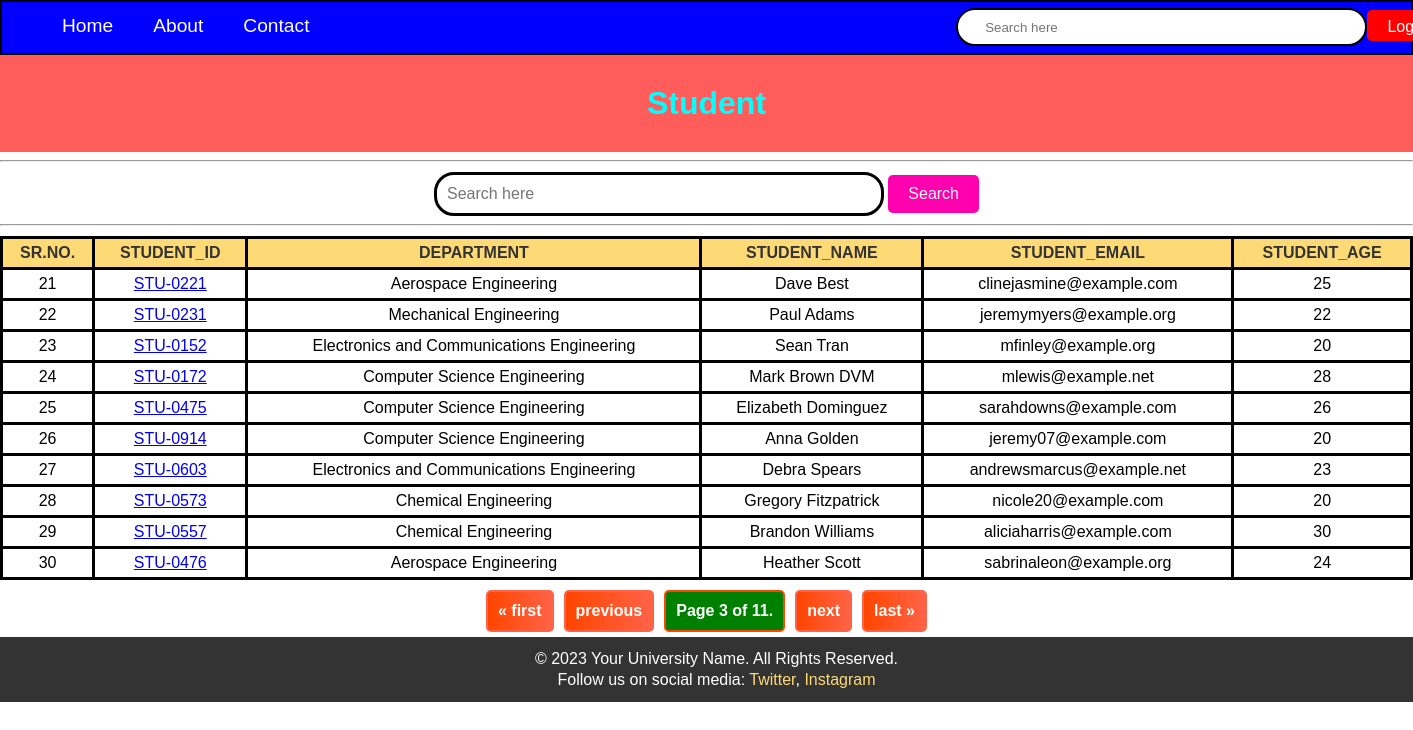
/student?page=3, run on the app's committed database.
### vegi/models.py (models this page shows, shortened)
class Student(models.Model):
    department = models.ForeignKey(
        Department, related_name="depart", on_delete=models.CASCADE
    )
    student_id = models.OneToOneField(
        StudentID, related_name="studentid", on_delete=models.SET_NULL, null=True
    )
    student_name = models.CharField(max_length=100)
    student_email = models.EmailField(unique=True)
    student_age = models.IntegerField(default=18)
    student_address = models.TextField()
    is_deleted = models.BooleanField(default=False)
    objects = StudentManager()
    admin_objects = models.Manager()
    class Meta:
        ordering = ["student_name"]
        verbose_name = "student"

class StudentID(models.Model):
    student_id = models.CharField(max_length=100)
    def __str__(self) -> str:
        return self.student_id

class Department(models.Model):
    department = models.CharField(max_length=100)
    class Meta:
        ordering = ["department"]

### vegi/views.py (the view, shortened to what this page needs)
# urls.py: path("student", get_students, name="get_students"),
def get_students(request):
    queryset = Student.objects.annotate(
        total_marks=Sum("studentmarks__marks")
    ).order_by("-total_marks")
    paginator = Paginator(queryset, 10)
    page_number = request.GET.get("page", 1)
    try:
        page_obj = paginator.page(page_number)
    except PageNotAnInteger:
        page_obj = paginator.page(1)
    except EmptyPage:
        page_obj = paginator.page(paginator.num_pages)
    return render(
        request, "report/student.html", {"page_obj": page_obj, "heading": "Student"}
    )

### vegi/models.py (called while the page is built)
    def get_queryset(self):
        return super().get_queryset().filter(is_deleted=False)

### vegi/templates/report/student.html (shortened to what this page needs)
{% extends 'base.html' %}
{% block start %}
  <header>
    <nav>
      <ul>
        <li>
          <a href="student">Home</a>
        </li>
        <li>About</li>
        <li>Contact</li>
      </ul>
      <div class="search">
        <input type="text" placeholder="Search here" />
      </div>
      <div class="logout-btn">
        <a href="/logout" class="btn btn-success">Logout</a>
      </div>
    </nav>
  </header>
  <main>
    <h1>Student</h1>
  </main>
  <hr />
  <div class="search-section">
    <form>
      <div class="search">
        <input type="text" name="search" placeholder="Search here" />
        <button type="submit" class="btn btn-primary">Search</button>
      </div>
    </form>
  </div>
  <hr />
  <table>
    <thead>
      <tr>
        <th>Sr.no.</th>
        <th>student_id</th>
        <th>department</th>
        <th>student_name</th>
        <th>student_email</th>
        <th>student_age</th>
      </tr>
    </thead>
    <tbody>
      {% for student in page_obj %}
        <tr>
          <td>{{ page_obj.start_index|add:forloop.counter0 }}</td>
          <td>
            <a href="{% url 'see_marks' student.student_id %}">{{ student.student_id }}</a>
          </td>
          <td>{{ student.department.department }}</td>
          <td>{{ student.student_name }}</td>
          <td>{{ student.student_email }}</td>
          <td>{{ student.student_age }}</td>
        </tr>
      {% endfor %}
    </tbody>
  </table>
  <div class="pagination">
    <span class="step-links">
      {% if page_obj.has_previous %}
        <a href="?page=1">&laquo; first</a>
        <a href="?page={{ page_obj.previous_page_number }}">previous</a>
      {% endif %}
      <span class="current">Page {{ page_obj.number }} of {{ page_obj.paginator.num_pages }}.</span>
      {% if page_obj.has_next %}
        <a href="?page={{ page_obj.next_page_number }}">next</a>
        <a href="?page={{ page_obj.paginator.num_pages }}">last &raquo;</a>
      {% endif %}
    </span>
  </div>
  <footer>
    <p>&copy; 2023 Your University Name. All Rights Reserved.</p>
    <p>
      Follow us on social media:
      <a href="https://twitter.com" target="_blank">Twitter</a>,
      <a href="https://www.instagram.com/" target="_blank">Instagram</a>
    </p>
  </footer>
{% endblock %}

### vegi/templates/report/student.html (style rules this page uses)
header { height: 51px; background-color: blue; border: 2px solid rgb(0, 0, 0); animation: slideInNav 1s ease-out; }
nav { display: flex; justify-content: space-between; align-items: center; }
nav ul, nav a { height: 15px; display: flex; justify-content: left; align-items: center; margin-left: 0; text-decoration: none; color: white; }
nav ul li { font-size: larger; padding: 0 20px; list-style-type: none; display: flex; justify-content: flex-start; color: white; margin: 0; }
nav .search { display: flex; align-items: center; margin-right: auto; }
nav .search input { width: 25vw; height: 30px; padding: 2px 27px; border: 2px solid black; border-radius: 25px; margin: 5px 0px 2px 47em; }
nav .btn-success { background-color: rgb(255, 0, 0); color: #fff; padding: 8px 20px; text-decoration: none; border-radius: 5px; display: inline-block; }
nav .logout-btn { margin-right: 1em; }
main { background-color: rgb(255, 92, 92); color: cyan; text-align: center; padding: 30px; animation: fadeInMain 2s ease-in-out; }
h1 { margin: 0; }
.search-section { text-align: center; margin-top: 10px; margin-bottom: -10px; }
.search { width: 100%; }
.search-section input[type='text'] { width: 30%; padding: 10px; margin-bottom: 10px; border: 3px solid #000000; border-radius: 20px; font-size: 16px; color: #333; }
.search-section button { background-color: rgb(255, 0, 174); color: #fff; padding: 10px 20px; font-size: 16px; border: none; border-radius: 5px; cursor: pointer; transition: background-color 0.3s ease; }
table { width: 100%; border-collapse: collapse; margin: 10px 0; }
th, td { border: 3px solid #000000; padding: 5px; text-align: center; }
th { background-color: #feda77; color: #333; font-weight: bold; text-transform: uppercase; }
.pagination { display: flex; justify-content: center; align-items: center; margin-top: 0; margin-bottom: 5px; }
.step-links { list-style: none; padding: 0; display: flex; }
.step-links a, .step-links .current { color: #fff; text-decoration: none; padding: 10px; margin: 0 5px; border-radius: 5px; font-weight: bold; transition: background 0.3s, border 0.3s; background: linear-gradient(to right, #ff4500, #ff6347); border: 2px solid #ff6347; }
.step-links .current { background: green; border-color: #ff4500; }
footer { position: relative; bottom: 0; width: 100%; background-color: #333; color: #fff; padding: 10px; text-align: center; }
footer p { margin: 3px 0; }
footer a { color: #feda77; text-decoration: none; transition: color 0.3s ease-in-out; }

### data on the page
Student: start_index|add "21", student_id "STU-0221", department.department "Aerospace Engineering", student_name "Dave Best", student_email "clinejasmine@example.com", student_age "25"
Student: start_index|add "22", student_id "STU-0231", department.department "Mechanical Engineering", student_name "Paul Adams", student_email "jeremymyers@example.org", student_age "22"
Student: start_index|add "23", student_id "STU-0152", department.department "Electronics and Communications Engineering", student_name "Sean Tran", student_email "mfinley@example.org", student_age "20"
Student: start_index|add "24", student_id "STU-0172", department.department "Computer Science Engineering", student_name "Mark Brown DVM", student_email "mlewis@example.net", student_age "28"
Student: start_index|add "25", student_id "STU-0475", department.department "Computer Science Engineering", student_name "Elizabeth Dominguez", student_email "sarahdowns@example.com", student_age "26"
Student: start_index|add "26", student_id "STU-0914", department.department "Computer Science Engineering", student_name "Anna Golden", student_email "jeremy07@example.com", student_age "20"
Student: start_index|add "27", student_id "STU-0603", department.department "Electronics and Communications Engineering", student_name "Debra Spears", student_email "andrewsmarcus@example.net", student_age "23"
Student: start_index|add "28", student_id "STU-0573", department.department "Chemical Engineering", student_name "Gregory Fitzpatrick", student_email "nicole20@example.com", student_age "20"
Student: start_index|add "29", student_id "STU-0557", department.department "Chemical Engineering", student_name "Brandon Williams", student_email "aliciaharris@example.com", student_age "30"
Student: start_index|add "30", student_id "STU-0476", department.department "Aerospace Engineering", student_name "Heather Scott", student_email "sabrinaleon@example.org", student_age "24"

### other printed values
{{ page_obj.number }} "3"
{{ page_obj.paginator.num_pages }} "11"
